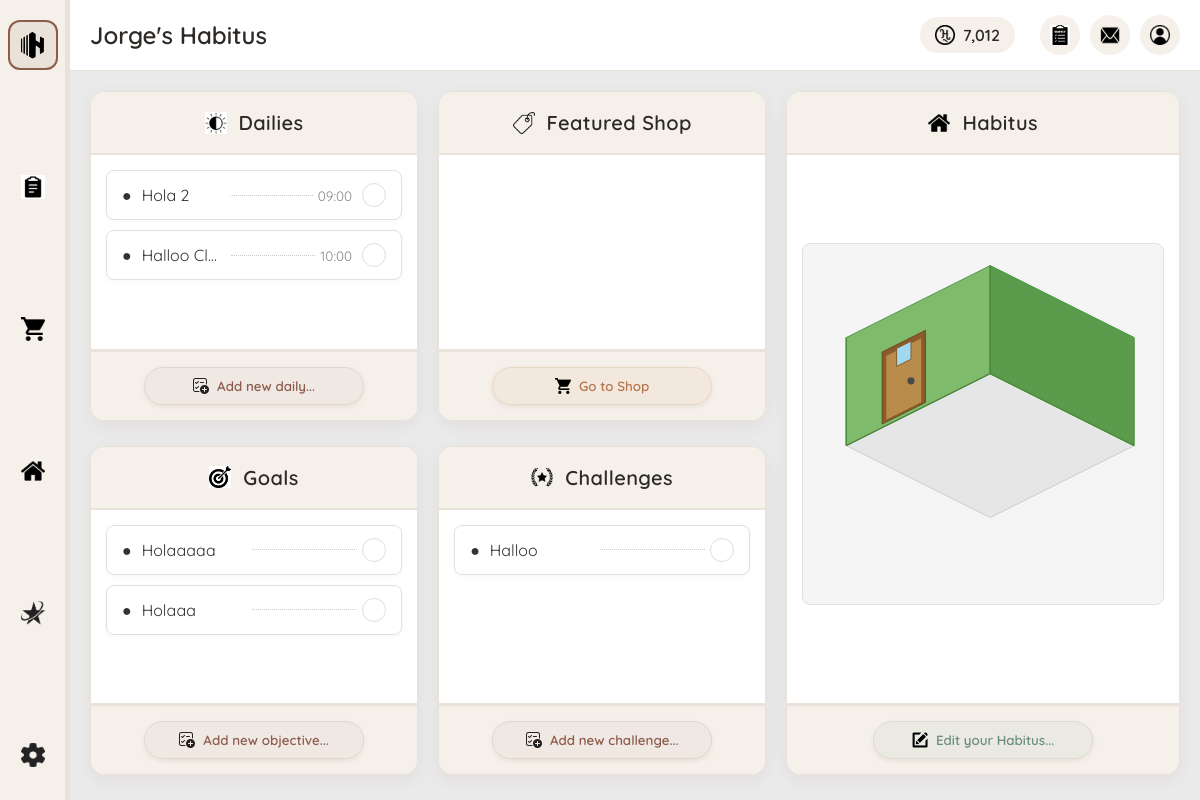
/pages/dashboard.php (signed in), run on the app's committed database.
### tables this page shows
CREATE TABLE `users` (
  `id` int NOT NULL AUTO_INCREMENT,
  `username` varchar(50) NOT NULL,
  `email` varchar(100) NOT NULL,
  `password` varchar(255) NOT NULL,
  `hcoin` int DEFAULT '0',
  `subscription_type` enum('free','premium','pro') DEFAULT 'free',
  `subscription_expires` datetime DEFAULT NULL,
  `theme` varchar(20) DEFAULT 'light',
  `language` varchar(10) DEFAULT 'en',
  `created_at` timestamp NULL DEFAULT CURRENT_TIMESTAMP,
  `last_login` timestamp NULL DEFAULT NULL,
  PRIMARY KEY (`id`),
  UNIQUE KEY `username` (`username`),
  UNIQUE KEY `email` (`email`)
);

CREATE TABLE `dailies` (
  `id` int NOT NULL AUTO_INCREMENT,
  `task_id` int NOT NULL,
  `current_streak` int DEFAULT '0',
  `highest_streak` int DEFAULT '0',
  `reset_time` time DEFAULT '00:00:00',
  `last_completed` date DEFAULT NULL,
  PRIMARY KEY (`id`),
  KEY `task_id` (`task_id`),
  CONSTRAINT `dailies_ibfk_1` FOREIGN KEY (`task_id`) REFERENCES `tasks` (`id`) ON DELETE CASCADE
);

CREATE TABLE `tasks` (
  `id` int NOT NULL AUTO_INCREMENT,
  `user_id` int NOT NULL,
  `type_id` int NOT NULL,
  `title` varchar(100) NOT NULL,
  `description` text,
  `difficulty` enum('easy','medium','hard','expert') DEFAULT 'medium',
  `duration` int DEFAULT NULL,
  `hcoin_reward` int NOT NULL,
  `is_custom` tinyint(1) DEFAULT '0',
  `created_at` timestamp NULL DEFAULT CURRENT_TIMESTAMP,
  PRIMARY KEY (`id`),
  KEY `user_id` (`user_id`),
  KEY `type_id` (`type_id`),
  CONSTRAINT `tasks_ibfk_1` FOREIGN KEY (`user_id`) REFERENCES `users` (`id`) ON DELETE CASCADE,
  CONSTRAINT `tasks_ibfk_2` FOREIGN KEY (`type_id`) REFERENCES `task_types` (`id`)
);

CREATE TABLE `goals` (
  `id` int NOT NULL AUTO_INCREMENT,
  `task_id` int NOT NULL,
  `deadline` date DEFAULT NULL,
  `progress` int DEFAULT '0',
  `total_steps` int DEFAULT '1',
  `use_subtasks` tinyint(1) DEFAULT '1',
  PRIMARY KEY (`id`),
  KEY `task_id` (`task_id`),
  CONSTRAINT `goals_ibfk_1` FOREIGN KEY (`task_id`) REFERENCES `tasks` (`id`) ON DELETE CASCADE
);

CREATE TABLE `challenges` (
  `id` int NOT NULL AUTO_INCREMENT,
  `task_id` int NOT NULL,
  `start_date` date DEFAULT NULL,
  `end_date` date DEFAULT NULL,
  `is_completed` tinyint(1) DEFAULT '0',
  `use_subtasks` tinyint(1) DEFAULT '1',
  PRIMARY KEY (`id`),
  KEY `task_id` (`task_id`),
  CONSTRAINT `challenges_ibfk_1` FOREIGN KEY (`task_id`) REFERENCES `tasks` (`id`) ON DELETE CASCADE
);

### php/include/functions.php (called while the page is built, shortened)
<?php
function getUserData($userId) {
    global $conn;
    $sql = "SELECT * FROM users WHERE id = ?";
    $stmt = $conn->prepare($sql);
    $stmt->execute([$userId]);
    if ($stmt->rowCount() > 0) {
        return $stmt->fetch();
    }
    return [];
}
function getUserDailies($userId) {
    global $conn;
    $sql = "SELECT t.id, t.title, t.description, t.hcoin_reward, t.difficulty, d.current_streak,
            d.highest_streak, d.reset_time, d.last_completed,
            IF(d.last_completed = CURDATE(), 1, 0) as completed
            FROM tasks t
            JOIN dailies d ON t.id = d.task_id
            WHERE t.user_id = ? AND t.type_id = (SELECT id FROM task_types WHERE name = 'Daily')
            ORDER BY d.reset_time, t.title";
    $stmt = $conn->prepare($sql);
    $stmt->execute([$userId]);
    $dailies = [];
    while ($row = $stmt->fetch()) {
        $dailies[] = $row;
    }
    return $dailies;
}
function getUserGoals($userId) {
    global $conn;
    $sql = "SELECT t.id, t.title, t.description, t.hcoin_reward, t.difficulty,
            g.deadline, g.progress, g.total_steps,
            IF(g.progress >= g.total_steps, 1, 0) as completed
            FROM tasks t
            JOIN goals g ON t.id = g.task_id
            WHERE t.user_id = ? AND t.type_id = (SELECT id FROM task_types WHERE name = 'Goal')
            ORDER BY g.deadline, t.title";
    $stmt = $conn->prepare($sql);
    $stmt->execute([$userId]);
    $goals = [];
    while ($row = $stmt->fetch()) {
        $goals[] = $row;
    }
    return $goals;
}
function getUserChallenges($userId) {
    global $conn;
    $sql = "SELECT t.id, t.title, t.description, t.hcoin_reward, t.difficulty,
            c.start_date, c.end_date, c.is_completed as completed
            FROM tasks t
            JOIN challenges c ON t.id = c.task_id
            WHERE t.user_id = ? AND t.type_id = (SELECT id FROM task_types WHERE name = 'Challenge')
            AND c.end_date >= CURDATE()
            ORDER BY c.end_date, t.title";
    $stmt = $conn->prepare($sql);
    $stmt->execute([$userId]);
    $challenges = [];
    while ($row = $stmt->fetch()) {
        $challenges[] = $row;
    }
    return $challenges;
}
function getUserHabitusData($userId) {
    global $conn;
    $sql = "SELECT r.id, r.name, r.background_id, r.layout_json,
            CONCAT('images/backgrounds/', b.image_path) as preview_image,
            r.id as active_room_id
            FROM rooms r
            LEFT JOIN shop_items b ON r.background_id = b.id
            WHERE r.user_id = ?
            ORDER BY r.id LIMIT 1";
    $stmt = $conn->prepare($sql);
    $stmt->execute([$userId]);
    return $stmt->fetch();
}

### pages/dashboard.php (the view, shortened to what this page needs)
<?php
require_once '../php/include/db_connect.php';
require_once '../php/include/functions.php';
$userData = getUserData($_SESSION['user_id']);
$userHCoins = $userData['hcoin'];
$userHabitusName = $userData['username'] . "'s Habitus";
$dailies = getUserDailies($_SESSION['user_id']);
$goals = getUserGoals($_SESSION['user_id']);
$challenges = getUserChallenges($_SESSION['user_id']);
$habitusData = getUserHabitusData($_SESSION['user_id']);
?>
<!DOCTYPE html>
<html lang="en">
<head>
    <link rel="stylesheet" href="../css/main.css">
    <link rel="stylesheet" href="../css/components/sidebar.css">
    <link rel="stylesheet" href="../css/components/header.css">
    <link rel="stylesheet" href="../css/components/scrollbar.css">
    <link rel="stylesheet" href="../css/pages/dashboard.css">
</head>
<body>
    <div class="main-container">
        <?php include '../php/include/sidebar.php'; ?>
        <div class="content-container">
            <?php include '../php/include/header.php'; ?>
            <div class="dashboard-content">
                <div class="panel dailies-panel">
                    <div class="panel-header">
                        <img src="../images/icons/dailies-icon-light.webp" alt="Calendar">
                        <h2>Dailies</h2>
                    </div>
                    <div class="panel-content">
                        <?php if (empty($dailies)): ?>
                            <p class="empty-message">No dailies found. Add some to get started!</p>
                        <?php else: ?>
                            <ul class="dailies-list">
                                <?php foreach ($dailies as $daily): ?>
                                    <li class="daily-item <?php echo ($daily['completed']) ? 'completed' : ''; ?>">
                                        <span class="daily-bullet">●</span>
                                        <span class="daily-title"><?php echo htmlspecialchars($daily['title']); ?></span>
                                        <span class="daily-dots"></span>
                                        <?php if ($daily['reset_time']): ?>
                                            <span class="daily-time"><?php echo date('H:i', strtotime($daily['reset_time'])); ?></span>
                                        <?php endif; ?>
                                        <button class="complete-button <?php echo ($daily['completed']) ? 'completed' : ''; ?>"
                                                data-id="<?php echo $daily['id']; ?>"
                                                onclick="completeDaily(<?php echo $daily['id']; ?>)">
                                        </button>
                                    </li>
                                <?php endforeach; ?>
                            </ul>
                        <?php endif; ?>
                    </div>
                    <div class="panel-footer">
                        <button class="add-new-button" onclick="location.href='tasks.php?add=daily'">
                            <img src="../images/icons/task_add-icon-light.webp" alt="Add">
                            Add new daily...
                        </button>
                    </div>
                </div>
                <div class="panel shop-panel">
                    <div class="panel-header">
                        <img src="../images/icons/shop-icon-light.webp" alt="Shop">
                        <h2>Featured Shop</h2>
                    </div>
                    <div class="panel-content">
                    </div>
                    <div class="panel-footer">
                        <button class="go-to-shop-button" onclick="location.href='shop.php'">
                            <img src="../images/icons/cart-icon-light.webp" alt="Shop">
                            Go to Shop
                        </button>
                    </div>
                </div>
                <div class="panel habitus-panel">
                    <div class="panel-header">
                        <img src="../images/icons/home-icon-light.webp" alt="Habitus">
                        <h2>Habitus</h2>
                    </div>
                    <div class="panel-content">
                        <div class="habitus-preview">
                            <?php if ($habitusData && isset($habitusData['preview_image'])): ?>
                                <?php
                                $previewImage = $habitusData['preview_image'];
                                $webpPreview = preg_replace('/\.(jpg|jpeg|png|gif)$/i', '.webp', $previewImage);
                                ?>
                                <img src="<?php echo htmlspecialchars($webpPreview); ?>" alt="Habitus Preview">
                            <?php else: ?>
                                <div id="dashboard-room-container" class="habitus-room-container"></div>
                            <?php endif; ?>
                        </div>
                    </div>
                    <div class="panel-footer">
                        <button class="edit-habitus-button" onclick="location.href='habitus.php'">
                            <img src="../images/icons/edit-icon-light.webp" alt="Edit">
                            Edit your Habitus...
                        </button>
                    </div>
                </div>
                <div class="panel goals-panel">
                    <div class="panel-header">
                        <img src="../images/icons/goals-icon-light.webp" alt="Goals">
                        <h2>Goals</h2>
                    </div>
                    <div class="panel-content">
                        <?php if (empty($goals)): ?>
                            <p class="empty-message">No goals found. Add some to track your progress!</p>
                        <?php else: ?>
                            <ul class="goals-list">
                                <?php foreach ($goals as $goal): ?>
                                    <li class="goal-item <?php echo ($goal['completed']) ? 'completed' : ''; ?>">
                                        <span class="goal-bullet">●</span>
                                        <span class="goal-title"><?php echo htmlspecialchars($goal['title']); ?></span>
                                        <span class="goal-dots"></span>
                                        <button class="complete-button <?php echo ($goal['completed']) ? 'completed' : ''; ?>"
                                                data-id="<?php echo $goal['id']; ?>"
                                                onclick="completeGoal(<?php echo $goal['id']; ?>)">
                                        </button>
                                    </li>
                                <?php endforeach; ?>
                            </ul>
                        <?php endif; ?>
                    </div>
                    <div class="panel-footer">
                        <button class="add-new-button" onclick="location.href='tasks.php?add=goal'">
                            <img src="../images/icons/task_add-icon-light.webp" alt="Add">
                            Add new objective...
                        </button>
                    </div>
                </div>
                <div class="panel challenges-panel">
                    <div class="panel-header">
                        <img src="../images/icons/challenge-icon-light.webp" alt="Challenges">
                        <h2>Challenges</h2>
                    </div>
                    <div class="panel-content">
                        <?php if (empty($challenges)): ?>
                            <p class="empty-message">No challenges found. Try something new!</p>
                        <?php else: ?>
                            <ul class="challenges-list">
                                <?php foreach ($challenges as $challenge): ?>
                                    <li class="challenge-item <?php echo ($challenge['completed']) ? 'completed' : ''; ?>">
                                        <span class="challenge-bullet">●</span>
                                        <span class="challenge-title"><?php echo htmlspecialchars($challenge['title']); ?></span>
                                        <span class="challenge-dots"></span>
                                        <button class="complete-button <?php echo ($challenge['completed']) ? 'completed' : ''; ?>"
                                                data-id="<?php echo $challenge['id']; ?>"
                                                onclick="completeChallenge(<?php echo $challenge['id']; ?>)">
                                        </button>
                                    </li>
                                <?php endforeach; ?>
                            </ul>
                        <?php endif; ?>
                    </div>
                    <div class="panel-footer">
                        <button class="add-new-button" onclick="location.href='tasks.php?add=challenge'">
                            <img src="../images/icons/task_add-icon-light.webp" alt="Add">
                            Add new challenge...
                        </button>
                    </div>
                </div>
            </div>
        </div>
    </div>
</body>
</html>

### php/include/header.php (shortened to what this page needs)
<header class="main-header">
    <div class="user-info">
        <h1 class="habitus-name"><?php echo htmlspecialchars($userHabitusName); ?></h1>
    </div>
    <div class="user-actions">
        <div class="hcoin-balance">
            <img src="../images/icons/hcoin-icon-light.webp" alt="HCoin">
            <span><?php echo number_format($userHCoins); ?></span>
        </div>
        <a href="survey.php" class="survey-button" title="Improve with feedback">
            <img src="../images/icons/survey-icon-light.webp" alt="Survey">
        </a>
        <div class="messages-button" id="messages-toggle" title="Notifications">
            <img src="../images/icons/messages-icon-light.webp" alt="Messages">
        </div>
        <a href="profile.php" class="profile-button" title="Profile settings">
            <img src="../images/icons/profile-icon-light.webp" alt="Profile">
        </a>
    </div>
</header>

### data on the page
users: username "Jorge's Habitus", hcoin "7,012"
dailies: task.title "Hola 2", reset_time "09:00"
dailies: task.title "Halloo Cl…", reset_time "10:00"
goals: task.title "Holaaaaa"
goals: task.title "Holaaa"
challenges: task.title "Halloo"
